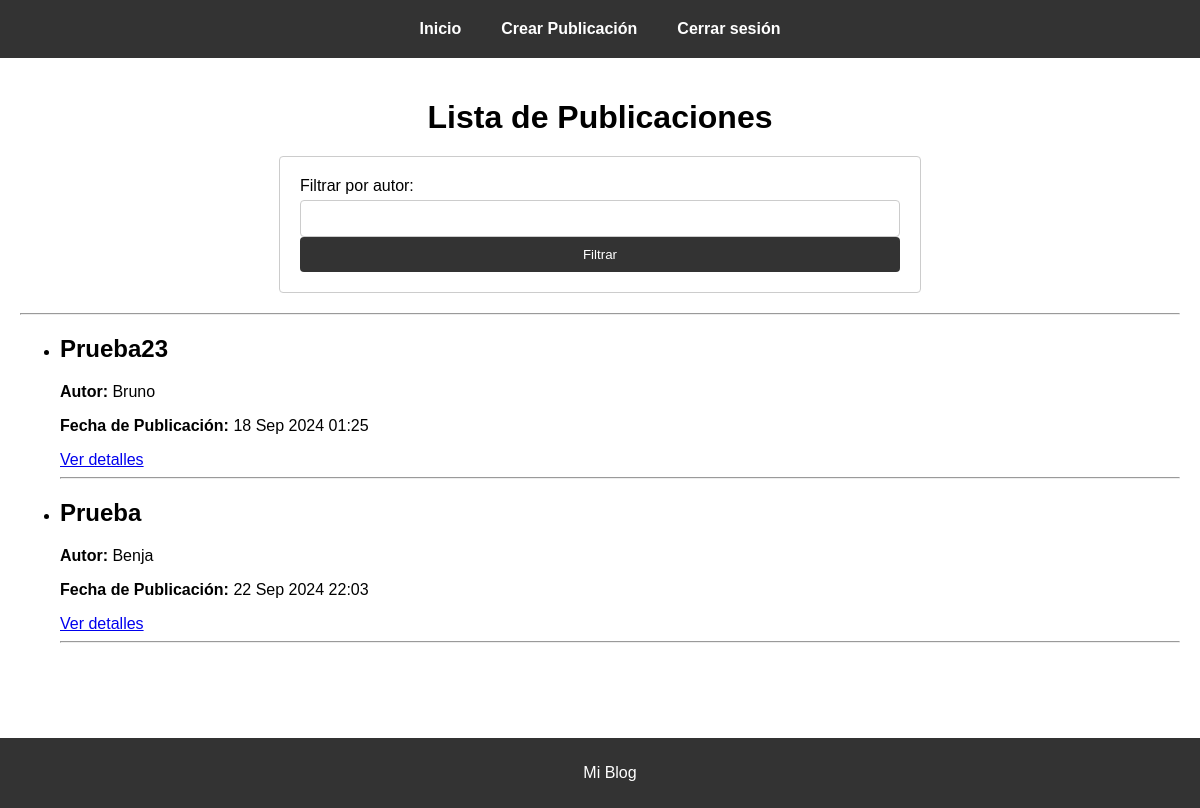
Before: /posts/ (signed in) with the older database file.
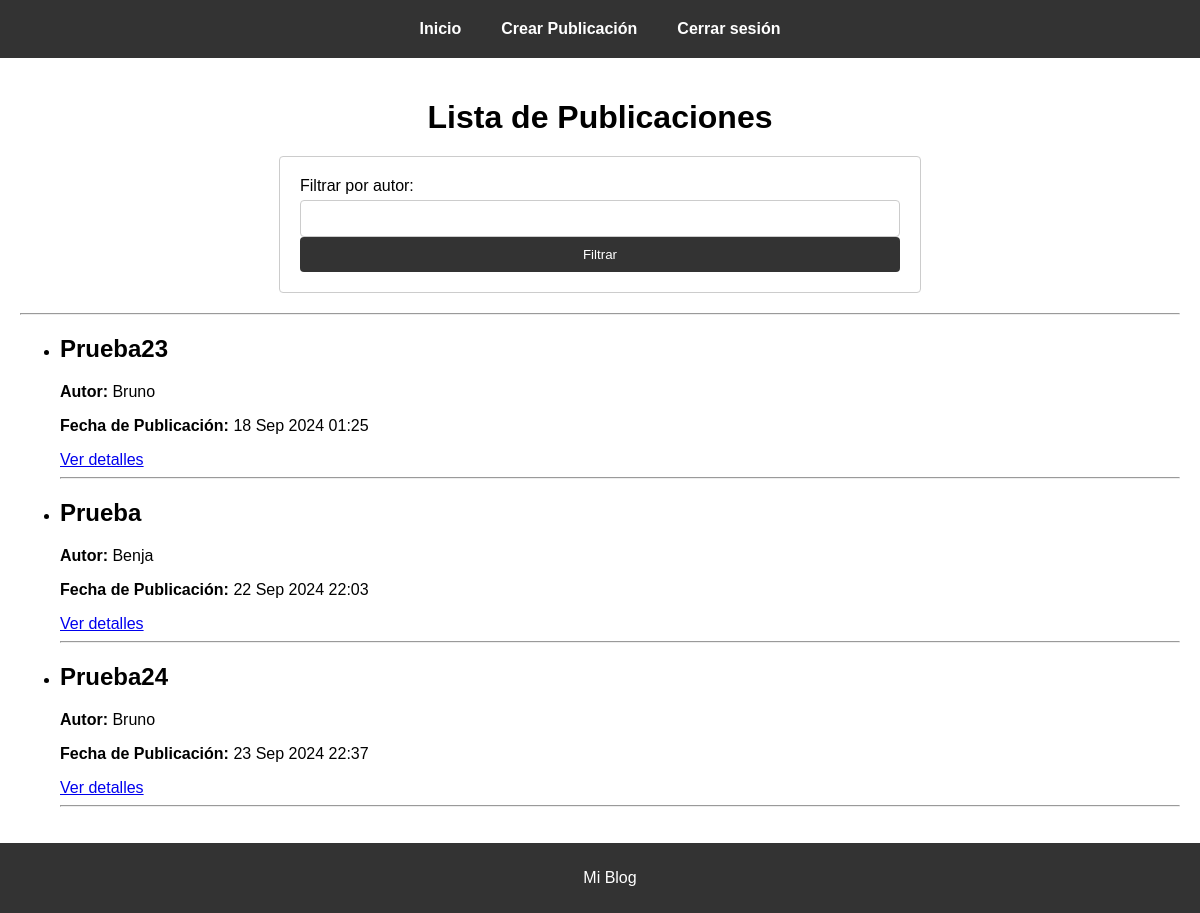
After: the same page with the newer database file.
### post/models.py (models this page shows)
class Post(models.Model):
    Titulo = models.CharField(max_length=200)
    Contenido = models.TextField()
    Fecha_de_Publicacion = models.DateTimeField(auto_now_add=True)
    Autor = models.ForeignKey(User, on_delete=models.CASCADE)

### post/views.py (the view)
# urls.py: path('posts/', views.posts_list, name='lista_post'),
@login_required
def posts_list(request):
    nombreAutor = request.GET.get('autor')
    if nombreAutor:
        user = User.objects.filter(username=nombreAutor).first()
        if user:
            posts = Post.objects.filter(Autor=user)
        else:
            posts = []
    else:
        posts = Post.objects.all()
    return render(request, 'listaPublicaciones.html', {'posts': posts, 'nombreAutor': nombreAutor})

### post/templates/listaPublicaciones.html (shortened to what this page needs)
{% extends "base.html" %}
{% block content %}
    <h1>Lista de Publicaciones</h1>
    <form method="get" action="">
        <label for="autor">Filtrar por autor:</label>
        <input type="text" name="autor" id="autor" value="{{ nombreAutor|default:'' }}">
        <button type="submit">Filtrar</button>
    </form>
    <hr>
    {% if posts %}
        <ul>
            {% for post in posts %}
                <li>
                    <h2>{{ post.Titulo }}</h2>
                    <p><strong>Autor:</strong> {{ post.Autor.username }}</p>
                    <p><strong>Fecha de Publicación:</strong> {{ post.Fecha_de_Publicacion|date:"d M Y H:i" }}</p>
                    <a href="{% url 'detalle_post' post.id %}">Ver detalles</a>
                </li>
                <hr>
            {% endfor %}
        </ul>
    {% endif %}
{% endblock %}

### post/templates/base.html (shortened to what this page needs)
<!DOCTYPE html>
<html lang="en">
    <head>
        {% load static %}
        <link rel="stylesheet" href="{% static 'Estilos/style.css' %}">
    </head>
    <body>
        <header>
            {% include 'navbar.html' %}
        </header>
        <main>
            {% block content %}
            {% endblock %}
        </main>
        <footer>
            <p>Mi Blog</p>
        </footer>
    </body>
</html>

### post/templates/navbar.html
<nav>
    <div class="nav-item">
        <a href="{% url 'lista_post' %}">Inicio</a>
    </div>
    <div class="nav-item">
        <a href="{% url 'crear_post' %}">Crear Publicación</a>
    </div>
    {% if user.is_authenticated %}
        <div class="nav-item">
            <a href="{% url 'logout' %}">Cerrar sesión</a>
        </div>
    {% else %}
        <div class="nav-item">
            <a href="{% url 'signup' %}">Registrarse</a>
        </div>
    {% endif %}
</nav>

### post/static/Estilos/style.css (style rules this page uses)
body { font-family: Arial, sans-serif; margin: 0; padding: 0; background-color: #f4f4f4; overflow-x: hidden; }
header { background-color: #333; padding: 10px 0; }
nav { display: flex; justify-content: center; background-color: #333; padding: 10px 0; flex-wrap: wrap; max-width: 100%; box-sizing: border-box; overflow: hidden; }
.nav-item { margin: 0 10px; }
.nav-item a { color: #fff; text-decoration: none; font-weight: bold; padding: 5px 10px; }
main { padding: 20px; background-color: #fff; min-height: calc(100vh - 160px); }
footer { text-align: center; padding: 10px; background-color: #333; color: #fff; width: 100%; }
h1 { text-align: center; margin-bottom: 20px; }
form { max-width: 600px; margin: 20px auto; padding: 20px; border: 1px solid #ccc; border-radius: 4px; background-color: #fff; }
label { display: block; margin-bottom: 5px; }
input[type="text"], input[type="password"], textarea { width: 100%; padding: 10px; border: 1px solid #ccc; border-radius: 4px; box-sizing: border-box; }
button { background-color: #333; color: #fff; padding: 10px 15px; border: none; border-radius: 4px; width: 100%; }

Changed rows visible on the page:
added Post: Titulo "Prueba24", Autor.username "Bruno", Fecha_de_Publicacion "23 Sep 2024 22:37"
